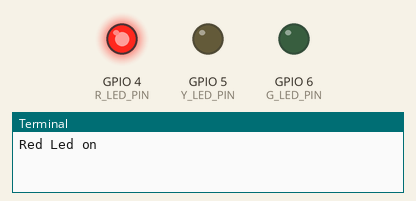
The program below on a simulated Raspberry Pi (BCM pin numbers). Shown: output pins drawn as LEDs (lit = HIGH), the last lines printed to the terminal. At 6.0 s the program stops and its outputs stay as they are.

Above: at 0.1 s.
At 2.1 s:
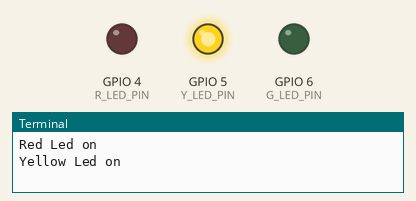
At 4.1 s:
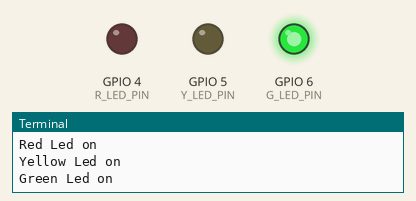
At 6.1 s:
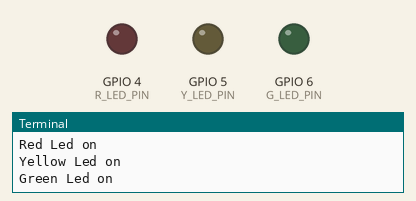
Timing chart, 0 to 7.5 s (numbered marks = the images above):
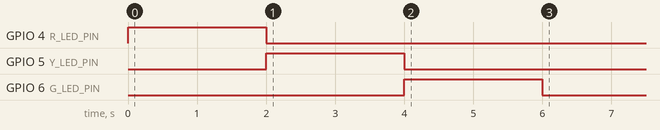

The program:

led_blink_task.py
```python
import RPi.GPIO as GPIO  # GPIO 모듈 import
import time

R_LED_PIN = 4             # PIN 번호 설정
Y_LED_PIN = 5
G_LED_PIN = 6
GPIO.setmode(GPIO.BCM)  # 핀 번호 방식 설정 (GPIO.BOARD or GPIO.BCM)
GPIO.setup(R_LED_PIN, GPIO.OUT)  # PIN 모드 설정 (GPIO.OUT or GPIO.IN)
GPIO.setup(Y_LED_PIN, GPIO.OUT)  # PIN 모드 설정 (GPIO.OUT or GPIO.IN)
GPIO.setup(G_LED_PIN, GPIO.OUT)  # PIN 모드 설정 (GPIO.OUT or GPIO.IN)

GPIO.output(R_LED_PIN, GPIO.HIGH)  # True, 1
print("Red Led on")
time.sleep(2)
GPIO.output(R_LED_PIN, GPIO.LOW)

GPIO.output(Y_LED_PIN, GPIO.HIGH)  # False, 0
print("Yellow Led on")
time.sleep(2)
GPIO.output(Y_LED_PIN, GPIO.LOW)

GPIO.output(G_LED_PIN, GPIO.HIGH)  # False, 0
print("Green Led on")
time.sleep(2)
GPIO.output(G_LED_PIN, GPIO.LOW)

GPIO.cleanup()          # GPIO 핀상태 초기화
```

Measured:
- by itself, GPIO 4 (R_LED_PIN): LOW → HIGH at 0.00 s, → LOW 2.0 s later
- by itself, GPIO 5 (Y_LED_PIN): LOW → HIGH at 2.0 s, → LOW 2.0 s later
- by itself, GPIO 6 (G_LED_PIN): LOW → HIGH at 4.0 s, → LOW 2.0 s later
